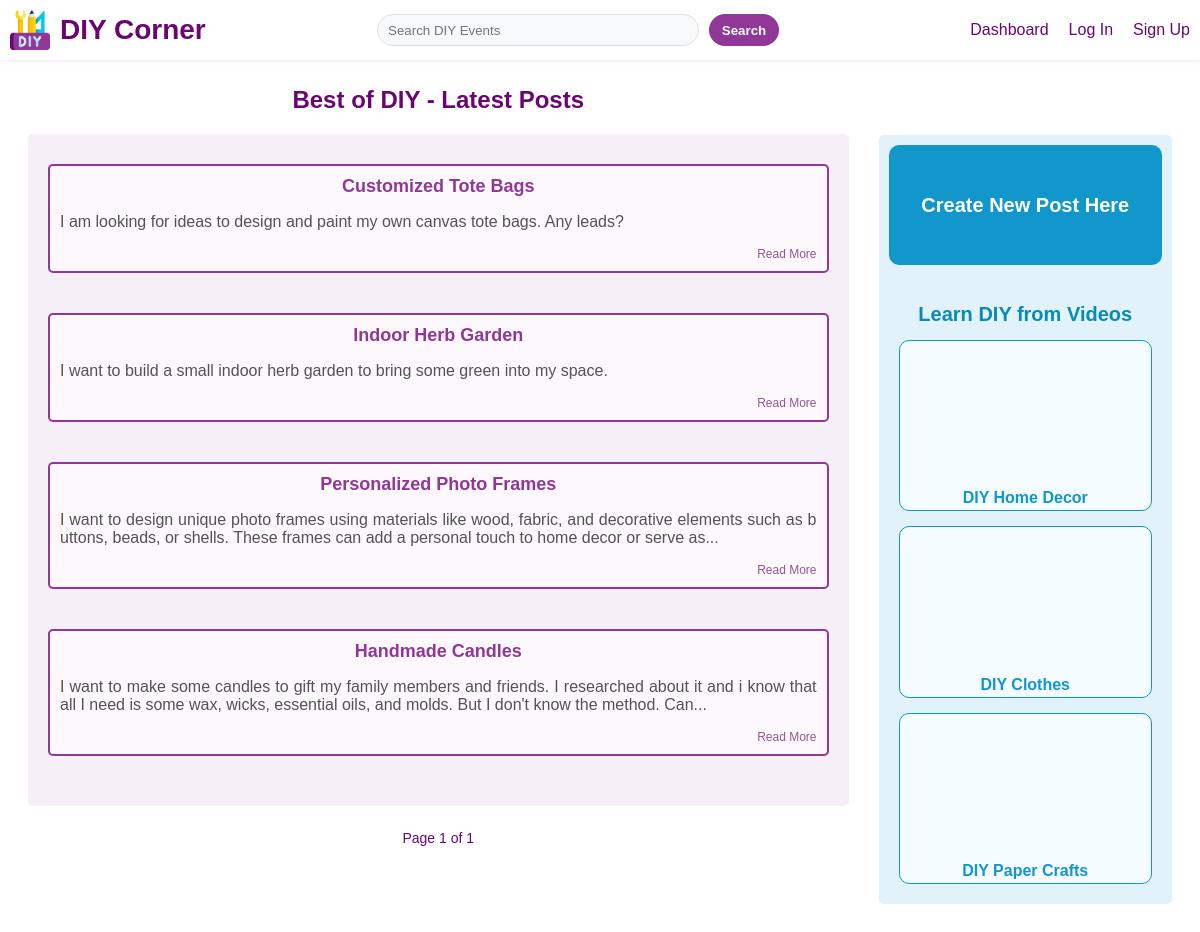
Page /dashboard on the earlier database version.
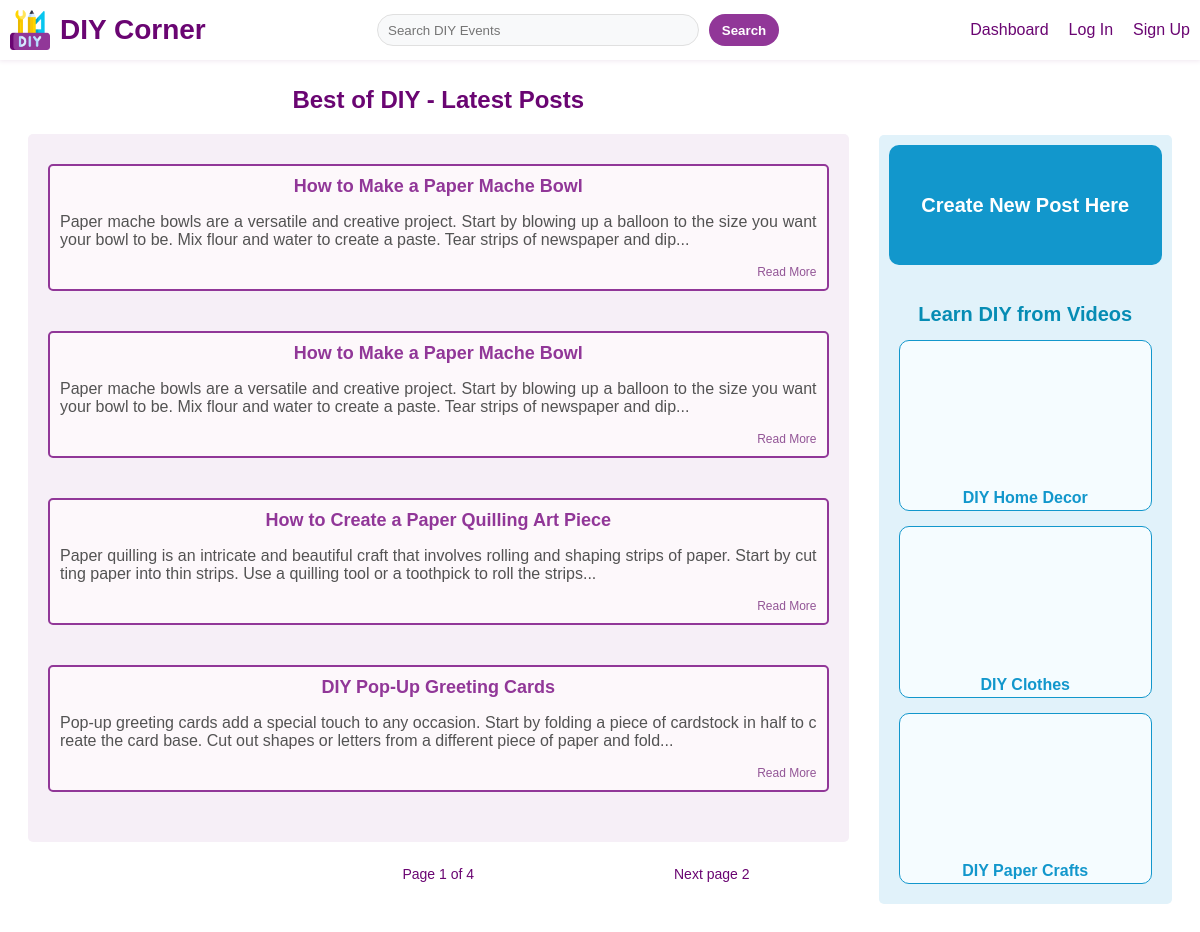
Same page on the later database version.
### app/models.py (models this page shows, shortened)
class Post(db.Model):
    __tablename__ = 'post'
    id = db.Column(db.Integer, primary_key=True, autoincrement=True)
    title = db.Column(db.String(100), nullable=False)
    content = db.Column(db.Text, nullable=False)
    date_posted = db.Column(db.DateTime, nullable=False, default=datetime.now)
    user_id = db.Column(db.Integer, db.ForeignKey('user.id'), nullable=False)
    author = db.relationship('User', backref=db.backref('post'))

### app/routes.py (the view)
@main.route('/dashboard', methods=['GET', 'POST'])
def dashboard():
    form=PostForm()
    page = request.args.get('page', 1, type=int)
    posts = Post.query.order_by(Post.date_posted.desc()).paginate(page=page, per_page=4)
    return render_template('dashboard.html', title='Dashboard', user=current_user, posts=posts, form=form, page=page)

### app/forms.py
class PostForm(FlaskForm):
    title = TextAreaField('Title', validators=[DataRequired()])
    content = TextAreaField('Content', validators=[DataRequired()])
    submit = SubmitField('Create new post')

### app/templates/dashboard.html (shortened to what this page needs)
{% extends "base.html" %}
{% block content %}
    <div class="dashboard-container">
        <div class="dashboard-left">
            <h1>Best of DIY - Latest Posts</h1>
            <div class="all-posts">
                {% for post in posts.items %}
                <div class="all-posts-list">
                    <a href="{{ url_for('main.details', post_id=post.id) }}" class="all-posts-title">{{ post.title }}</a>
                    <p>{{ post.content | truncate(200) }}</p>
                    <a href="{{ url_for('main.details', post_id=post.id) }}" class="read-more">Read More</a>
                </div>
                {% endfor %}
            </div>
            <div class="pages">
                <p>Page {{ posts.page }} of {{ posts.pages }}</p>
                <p>
                    {% if posts.has_next %}
                        <a href="{{ url_for('main.dashboard', page=posts.next_num) }}">Next page</a>
                        {{ posts.next_num }}
                    {% endif %}
                </p>
            </div>
        </div>
        <div class="dashboard-right">
            <a href="{{ url_for('main.post') }}" class="create-button">Create New Post Here</a>
            <h1>Learn DIY from Videos</h1>
            <div class="video-grid">
                    <div class="video-container">
                        <iframe src="https://www.youtube.com/embed/QVfEGFvIDnc?si=Cei9VK51KD9ou2X9" title="YouTube video player" allow="accelerometer; autoplay; clipboard-write; encrypted-media; gyroscope; picture-in-picture; web-share" allowfullscreen></iframe>
                        <p>DIY Home Decor</p>
                    </div>
                    <div class="video-container">
                        <iframe src="https://www.youtube.com/embed/x3GINpzPkXo?si=aq_kUpp5knVp_4PK" title="YouTube video player" allow="accelerometer; autoplay; clipboard-write; encrypted-media; gyroscope; picture-in-picture; web-share" allowfullscreen></iframe>
                        <p>DIY Clothes</p>
                    </div>
                    <div class="video-container">
                        <iframe src="https://www.youtube.com/embed/drT-Qp1PA30?si=W9aBeQiDM2I64Jkm" title="YouTube video player" allow="accelerometer; autoplay; clipboard-write; encrypted-media; gyroscope; picture-in-picture; web-share" allowfullscreen></iframe>
                        <p>DIY Paper Crafts</p>
                    </div>
            </div>
        </div>
    </div>
{% endblock %}

Differences in the rows shown:
no longer on this page (row edited): Post: title "Customized Tote Bags", content "I am looking for ideas to design and paint my own canvas tote bags. Any leads?"
no longer on this page (row edited): Post: title "Indoor Herb Garden", content "I want to build a small indoor herb garden to bring some green into my space."
no longer on this page (row edited): Post: title "Personalized Photo Frames", content "I want to design unique photo frames using materials like wood, fabric, and decorative elements such as buttons, beads, or shells. These frames can add a personal touch to home decor or serve as..."
no longer on this page (row edited): Post: title "Handmade Candles", content "I want to make some candles to gift my family members and friends. I researched about it and i know that all I need is some wax, wicks, essential oils, and molds. But I don't know the method. Can..."
added Post: title "How to Make a Paper Mache Bowl", content "Paper mache bowls are a versatile and creative project. Start by blowing up a balloon to the size you want your bowl to be. Mix flour and water to create a paste. Tear strips of newspaper and dip..."
added Post: title "How to Make a Paper Mache Bowl", content "Paper mache bowls are a versatile and creative project. Start by blowing up a balloon to the size you want your bowl to be. Mix flour and water to create a paste. Tear strips of newspaper and dip..."
added Post: title "How to Create a Paper Quilling Art Piece", content "Paper quilling is an intricate and beautiful craft that involves rolling and shaping strips of paper. Start by cutting paper into thin strips. Use a quilling tool or a toothpick to roll the strips..."
added Post: title "DIY Pop-Up Greeting Cards", content "Pop-up greeting cards add a special touch to any occasion. Start by folding a piece of cardstock in half to create the card base. Cut out shapes or letters from a different piece of paper and fold..."
Other differences:
{{ posts.pages }}: "1" → "4"
{{ posts.next_num }}: (not shown) → "2"
text now shown: "Next page"
